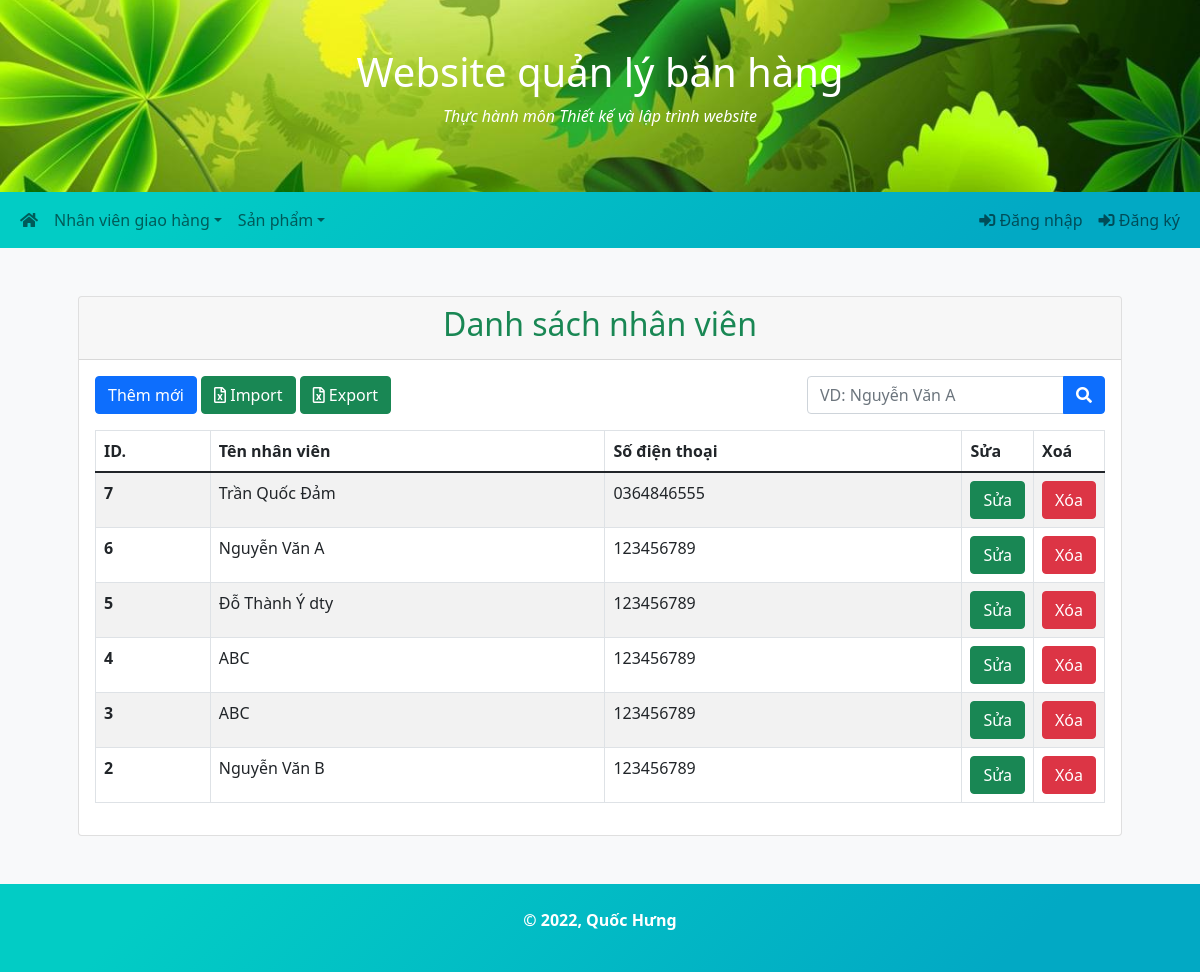
The page /Shippers/list.php on the database as committed earlier.
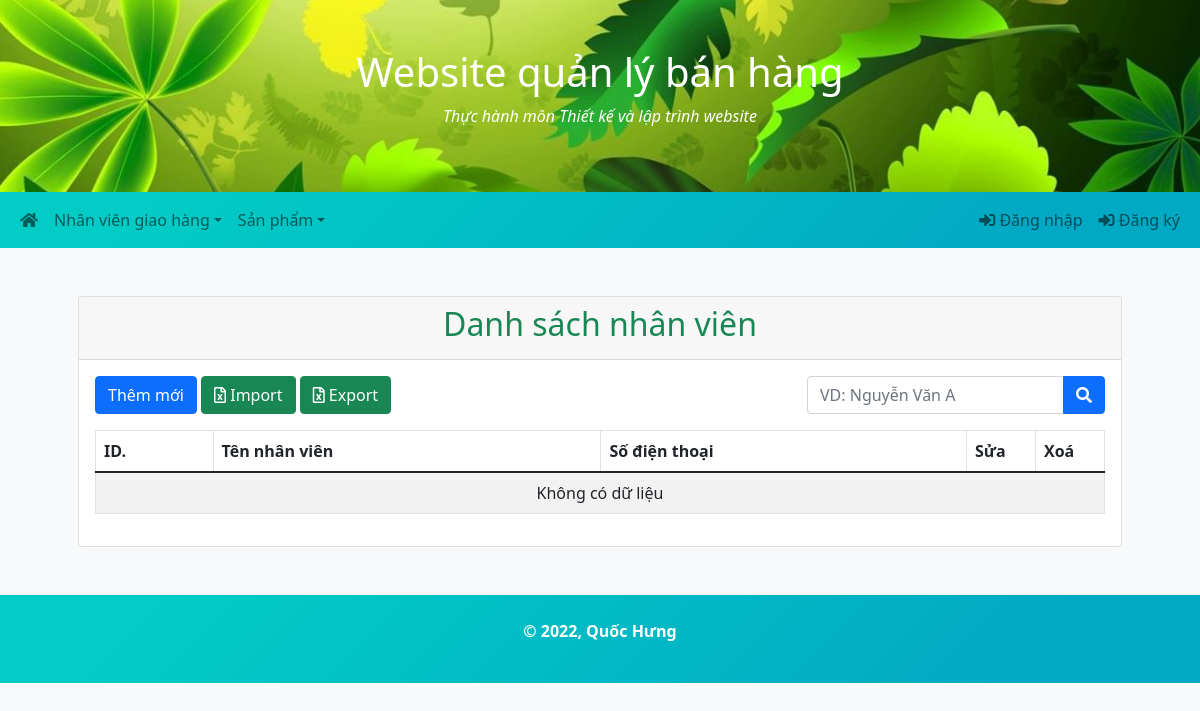
The same page on the database as committed later.
### tables this page shows
CREATE TABLE `shippers` (
  `ShipperID` int(11) NOT NULL,
  `ShipperName` varchar(255) NOT NULL,
  `Phone` varchar(11) NOT NULL
);

### config/database.php (called while the page is built, shortened)
<?php
class Database
{
    private static function Connect()
    {
        $connect = new mysqli(self::HOST, self::USERNAME, self::PASSWORD, self::DBNAME);
        return $connect;
    }
    public static function GetData($sql)
    {
        $connect = self::Connect();
        $result = $connect->query($sql);
        $data = [];
        if ($result->num_rows > 0) {
            while ($row = $result->fetch_assoc()) {
                $data[] = $row;
            }
        }
        return $data;
    }
}

### Shippers/list.php (the view, shortened to what this page needs)
<?php include '../header.php'?>
<?php include '../sidebar.php'?>
<div class="container p-5">
    <div class="card">
        <div class="card-header">
            <h2 class="text-center text-success">Danh sách nhân viên</h2>
        </div>
        <div class="d-flex justify-content-between">
            <div class="mt-3 ms-3">
                <a href="add.php" class="btn btn-primary">Thêm mới</a href="add.php">
                <form action="#" method="POST" class="excel" enctype="multipart/form-data">
                    <button name="import-excel-btn" class="btn btn-success">
                        <i class="far fa-file-excel"></i> Import
                    </button>
                </form>
                <form action="#" method="POST" class="excel">
                    <button name="export-excel" class="btn btn-success">
                        <i class="far fa-file-excel"></i> Export
                    </button>
                </form>
            </div>
            <div class="mt-3 me-3">
                <form action="" method="GET">
                    <div class="input-group">
                        <input name="search" type="text" class="form-control" placeholder="VD: Nguyễn Văn A">
                        <button class="btn btn-primary"><i class="fas fa-search"></i></button>
                    </div>
                </form>
            </div>
        </div>
        <div class="card-body">
            <table class="table table-striped table-hover table-bordered">
                <thead>
                    <tr>
                        <th>ID. </th>
                        <th>Tên nhân viên</th>
                        <th>Số điện thoại</th>
                        <th width="69">Sửa</th>
                        <th width="69">Xoá</th>
                    </tr>
                </thead>
                <tbody>
                    <?php
                        $search = isset($_GET['search']) ? $_GET['search'] : '';
                        $search = " ShipperName LIKE '%$search%' ";
                        $shippers = Database::GetData("SELECT * FROM Shippers WHERE $search ORDER BY ShipperID DESC");
                        if ($shippers) {
                            foreach ($shippers as $shipper) {
                                echo '
                                    <tr>
                                        <th scope="row">' . $shipper['ShipperID'] . '</th>
                                        <td>' . $shipper['ShipperName'] . '</td>
                                        <td>' . $shipper['Phone'] . '</td>
                                        <td><a href="edit.php?id=' . $shipper['ShipperID'] . '" class="btn btn-success">Sửa</a></td>
                                        <td><a onclick="deleteRecord(' . $shipper['ShipperID'] . ')" class="btn btn-danger">Xóa</a></td>
                                    </tr>
                                ';
                            }
                        } else {
                            echo '<tr class="text-center"><td colspan="5">Không có dữ liệu</td></tr>';
                        }
                    ?>
                </tbody>
            </table>
        </div>
    </div>
</div>
<?php include '../footer.php'?>

Rows that differ between the two databases and show on the page:
removed shippers: ShipperID "7", ShipperName "Trần Quốc Đảm", Phone "0364846555"
removed shippers: ShipperID "6", ShipperName "Nguyễn Văn A", Phone "123456789"
removed shippers: ShipperID "5", ShipperName "Đỗ Thành Ý dty", Phone "123456789"
removed shippers: ShipperID "4", ShipperName "ABC", Phone "123456789"
removed shippers: ShipperID "3", ShipperName "ABC", Phone "123456789"
removed shippers: ShipperID "2", ShipperName "Nguyễn Văn B", Phone "123456789"
Other text that changed with them:
text now shown: "Không có dữ liệu"
